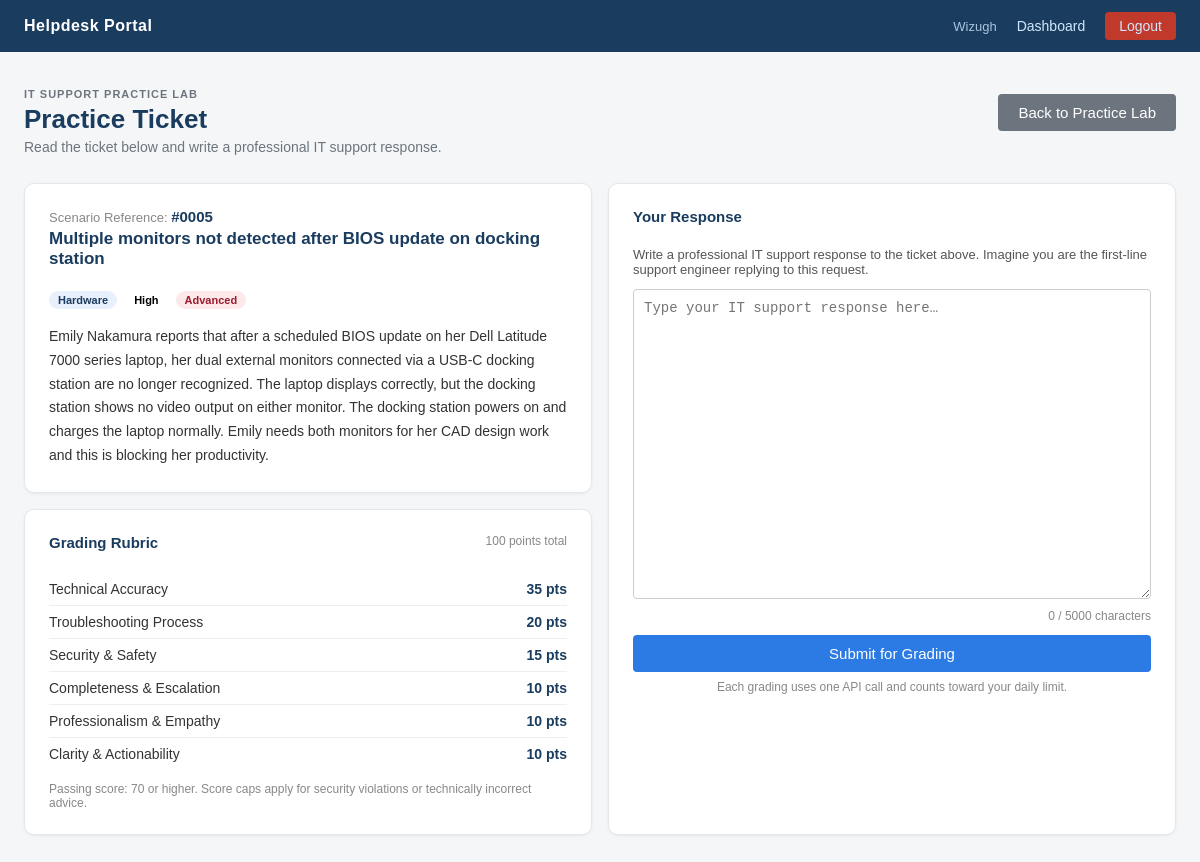
The page /admin/practice/scenario/5 (signed in) on the database its author committed.
### tables this page shows
CREATE TABLE practice_scenarios (
            id                       INTEGER PRIMARY KEY AUTOINCREMENT,
            title                    TEXT    NOT NULL,
            description              TEXT    NOT NULL,
            category                 TEXT    NOT NULL,
            priority                 TEXT    NOT NULL,
            difficulty               TEXT    NOT NULL,
            answer_key_json          TEXT    NOT NULL,
            generated_by             TEXT    NOT NULL,
            created_at               TEXT    NOT NULL,
            generation_input_tokens  INTEGER NOT NULL DEFAULT 0,
            generation_output_tokens INTEGER NOT NULL DEFAULT 0,
            generation_cost_usd      REAL    NOT NULL DEFAULT 0
        );

### app.py (the view)
@app.route('/admin/practice/scenario/<int:scenario_id>')
def practice_scenario(scenario_id):
    if not admin_is_authenticated():
        return redirect(url_for('login'))
    from services.claude_practice import _get_config
    cfg = _get_config()
    conn = get_db()
    scenario = conn.execute(
        'SELECT * FROM practice_scenarios WHERE id = ?', (scenario_id,)
    ).fetchone()
    conn.close()
    if scenario is None:
        return 'Scenario not found', 404
    if scenario['generated_by'] != session['user']:
        return 'Access denied', 403
    public = get_public_scenario(scenario)
    return render_template(
        'practice_scenario.html',
        scenario=public,
        max_chars=cfg["max_chars"],
    )

### app.py (called while the page is built)
def get_db():
    conn = sqlite3.connect(DB_PATH)
    conn.row_factory = sqlite3.Row
    conn.execute("PRAGMA foreign_keys = ON")
    return conn

def admin_is_authenticated():
    return session.get('role') == 'admin' and 'user' in session

def get_public_scenario(scenario_row):
    return {
        "id":          scenario_row["id"],
        "title":       scenario_row["title"],
        "description": scenario_row["description"],
        "category":    scenario_row["category"],
        "priority":    scenario_row["priority"],
        "difficulty":  scenario_row["difficulty"],
        "created_at":  scenario_row["created_at"],
    }

### services/claude_practice.py (called while the page is built)
def _get_config():
    return {
        "model":        os.environ.get("CLAUDE_MODEL", DEFAULT_MODEL),
        "budget":       float(os.environ.get("PRACTICE_BUDGET_USD",            DEFAULT_BUDGET_USD)),
        "max_chars":    int(  os.environ.get("PRACTICE_MAX_RESPONSE_CHARS",    DEFAULT_MAX_CHARS)),
        "daily_limit":  int(  os.environ.get("PRACTICE_DAILY_API_CALL_LIMIT",  DEFAULT_DAILY_LIMIT)),
        "input_price":  float(os.environ.get("CLAUDE_INPUT_COST_PER_MILLION",  DEFAULT_INPUT_PRICE)),
        "output_price": float(os.environ.get("CLAUDE_OUTPUT_COST_PER_MILLION", DEFAULT_OUTPUT_PRICE)),
    }

### templates/practice_scenario.html (shortened to what this page needs)
{% extends 'base.html' %}
{% block content %}
<div class="admin-page">
    <div class="admin-content">
        <div class="dashboard-header">
            <div class="dashboard-header-left">
                <span class="dashboard-eyebrow">IT SUPPORT PRACTICE LAB</span>
                <h1 class="dashboard-title">Practice Ticket</h1>
                <p class="dashboard-subtitle">
                    Read the ticket below and write a professional IT support response.
                </p>
            </div>
            <div class="dashboard-header-right">
                <a href="{{ url_for('admin_practice') }}" class="btn-secondary">Back to Practice Lab</a>
            </div>
        </div>
        <div class="practice-scenario-grid">
            <div>
                <div class="dashboard-card" style="margin-bottom:16px;">
                    <div class="card-header">
                        <div>
                            <p class="ticket-ref" style="margin:0 0 4px 0;">
                                Scenario Reference: <strong style="color:#1a3c5e;">#{{ '%04d'|format(scenario['id']) }}</strong>
                            </p>
                            <h2 class="card-title" style="font-size:17px;">{{ scenario['title'] }}</h2>
                        </div>
                    </div>
                    <div style="display:flex;gap:8px;flex-wrap:wrap;margin-bottom:16px;">
                        <span class="badge badge-category">{{ scenario['category'] }}</span>
                        <span class="badge badge-priority-{{ scenario['priority'] }}">{{ scenario['priority'] }}</span>
                        <span class="badge badge-difficulty-{{ scenario['difficulty'].lower() }}">{{ scenario['difficulty'] }}</span>
                    </div>
                    <p class="description-box" style="margin:0;">{{ scenario['description'] }}</p>
                </div>
                <div class="dashboard-card">
                    <div class="card-header">
                        <h2 class="card-title">Grading Rubric</h2>
                        <span class="card-subtitle">100 points total</span>
                    </div>
                    <table class="detail-table" style="width:100%;">
                        <tbody>
                            <tr>
                                <td style="padding:8px 0;font-size:14px;color:#333;">Technical Accuracy</td>
                                <td style="padding:8px 0;font-size:14px;text-align:right;font-weight:600;color:#1a3c5e;">35 pts</td>
                            </tr>
                            <tr>
                                <td style="padding:8px 0;font-size:14px;color:#333;">Troubleshooting Process</td>
                                <td style="padding:8px 0;font-size:14px;text-align:right;font-weight:600;color:#1a3c5e;">20 pts</td>
                            </tr>
                            <tr>
                                <td style="padding:8px 0;font-size:14px;color:#333;">Security &amp; Safety</td>
                                <td style="padding:8px 0;font-size:14px;text-align:right;font-weight:600;color:#1a3c5e;">15 pts</td>
                            </tr>
                            <tr>
                                <td style="padding:8px 0;font-size:14px;color:#333;">Completeness &amp; Escalation</td>
                                <td style="padding:8px 0;font-size:14px;text-align:right;font-weight:600;color:#1a3c5e;">10 pts</td>
                            </tr>
                            <tr>
                                <td style="padding:8px 0;font-size:14px;color:#333;">Professionalism &amp; Empathy</td>
                                <td style="padding:8px 0;font-size:14px;text-align:right;font-weight:600;color:#1a3c5e;">10 pts</td>
                            </tr>
                            <tr>
                                <td style="padding:8px 0;font-size:14px;color:#333;border-bottom:none;">Clarity &amp; Actionability</td>
                                <td style="padding:8px 0;font-size:14px;text-align:right;font-weight:600;color:#1a3c5e;border-bottom:none;">10 pts</td>
                            </tr>
                        </tbody>
                    </table>
                    <p style="margin:12px 0 0;font-size:12px;color:#888;">
                        Passing score: 70 or higher. Score caps apply for security violations or technically incorrect advice.
                    </p>
                </div>
            </div>
            <div class="dashboard-card">
                <div class="card-header">
                    <h2 class="card-title">Your Response</h2>
                </div>
                <p style="font-size:13px;color:#555;margin:0 0 12px 0;">
                    Write a professional IT support response to the ticket above.
                    Imagine you are the first-line support engineer replying to this request.
                </p>
                <form method="POST"
                      action="{{ url_for('practice_submit', scenario_id=scenario['id']) }}"
                      id="submit-form">
                    <textarea
                        name="response_text"
                        id="response_text"
                        rows="18"
                        maxlength="{{ max_chars }}"
                        placeholder="Type your IT support response here…"
                        required
                        style="margin-bottom:6px;"
                    ></textarea>
                    <div class="char-counter">
                        <span id="char-count">0</span> / {{ max_chars }} characters
                    </div>
                    <button type="submit"
                            class="btn"
                            id="submit-btn"
                            style="width:100%;margin-top:12px;">
                        Submit for Grading
                    </button>
                    <p style="font-size:12px;color:#888;margin:8px 0 0;text-align:center;">
                        Each grading uses one API call and counts toward your daily limit.
                    </p>
                </form>
            </div>
        </div>
    </div>
</div>
{% endblock %}

### templates/base.html (shortened to what this page needs)
<!DOCTYPE html>
<html>
<head>
    <link rel="stylesheet" href="{{ url_for('static', filename='style.css') }}">
</head>
<body>
    {% if session.get('user') %}
    <nav class="topnav">
        <span class="topnav-brand">Helpdesk Portal</span>
        <div class="topnav-right">
            <span class="topnav-user">{{ session['user'] }}</span>
            {% if session['role'] == 'admin' %}
                <a href="/admin">Dashboard</a>
            {% else %}
                <a href="/dashboard">Dashboard</a>
            {% endif %}
            <a href="/logout" class="topnav-logout">Logout</a>
        </div>
    </nav>
    {% endif %}
    {% block content %}{% endblock %}
</body>
</html>

### static/style.css (style rules this page uses)
body { font-family: Arial, sans-serif; background-color: #f4f4f4; margin: 0; padding: 0; }
.topnav { background-color: #1a3c5e; color: white; padding: 0 24px; height: 52px; display: flex; align-items: center; justify-content: space-between; }
.topnav-brand { font-weight: bold; font-size: 16px; letter-spacing: 0.5px; }
.topnav-right { display: flex; align-items: center; gap: 20px; }
.topnav-user { font-size: 13px; color: #a8c4e0; }
.topnav a { color: #d0e8ff; text-decoration: none; font-size: 14px; }
.topnav-logout { background-color: #c0392b; padding: 6px 14px; border-radius: 4px; font-size: 13px; }
h1 { margin-bottom: 24px; color: #333; }
a { color: #2c7be5; }
textarea { width: 100%; padding: 10px; margin-bottom: 16px; border: 1px solid #ccc; border-radius: 4px; font-size: 14px; box-sizing: border-box; resize: vertical; }
button { width: 100%; padding: 10px; background-color: #2c7be5; color: white; border: none; border-radius: 4px; font-size: 16px; cursor: pointer; }
.btn { display: inline-block; padding: 10px 20px; background-color: #2c7be5; color: white; border-radius: 4px; text-decoration: none; font-size: 15px; }
.btn-secondary { display: inline-block; padding: 10px 20px; background-color: #6c757d; color: white; border-radius: 4px; text-decoration: none; font-size: 15px; }
table { width: 100%; border-collapse: collapse; margin-top: 20px; }
th, td { padding: 12px; text-align: left; border-bottom: 1px solid #ddd; font-size: 14px; }
.ticket-ref { color: #888; font-size: 13px; margin-bottom: 4px; }
.ticket-ref strong { color: #2c7be5; font-size: 15px; }
.detail-table { width: 100%; border-collapse: collapse; }
.detail-table td { padding: 8px 0; font-size: 14px; border-bottom: 1px solid #eee; }
.description-box { font-size: 14px; line-height: 1.7; color: #333; white-space: pre-wrap; margin: 0; }
.admin-page { background-color: #f4f6f8; min-height: calc(100vh - 52px); padding: 36px 24px; box-sizing: border-box; }
.admin-content { max-width: 1280px; margin: 0 auto; }
.dashboard-header { display: flex; align-items: flex-start; justify-content: space-between; gap: 16px; margin-bottom: 28px; }
.dashboard-header-left { flex: 1; }
.dashboard-header-right { flex-shrink: 0; padding-top: 6px; }
.dashboard-eyebrow { display: block; font-size: 11px; font-weight: 700; letter-spacing: 1px; color: #6c757d; text-transform: uppercase; margin-bottom: 4px; }
.dashboard-title { margin: 0 0 4px 0; font-size: 26px; font-weight: 700; color: #1a3c5e; }
.dashboard-subtitle { margin: 0; font-size: 14px; color: #6c757d; }
.dashboard-card { background: #ffffff; border: 1px solid #e4e8ed; border-radius: 10px; padding: 24px; box-shadow: 0 1px 3px rgba(0, 0, 0, 0.06); }
.card-header { display: flex; align-items: flex-start; justify-content: space-between; gap: 12px; margin-bottom: 20px; }
.card-title { margin: 0 0 2px 0; font-size: 15px; font-weight: 600; color: #1a3c5e; text-transform: none; letter-spacing: normal; }
.card-subtitle { margin: 0; font-size: 12px; color: #888; }
.badge { display: inline-block; padding: 3px 9px; border-radius: 12px; font-size: 11px; font-weight: 600; text-transform: capitalize; white-space: nowrap; }
.badge-category { background: #e8f0fe; color: #1a3c5e; }
.badge-difficulty-advanced { background: #fde8ea; color: #9b1c2b; }
.practice-scenario-grid { display: grid; grid-template-columns: 1fr 1fr; gap: 16px; }
.char-counter { font-size: 12px; color: #888; text-align: right; }

### rows shown on the page
practice_scenarios: user "Wizugh", id "0005", title "Multiple monitors not detected after BIOS update on docking station", category "Hardware", priority "High", difficulty "Advanced", description "Emily Nakamura reports that after a scheduled BIOS update on her Dell Latitude 7000 series laptop, her dual external monitors connected via a USB-C docking station are no longer recognized. The laptop displays correctly, but the docking station shows no video output on either monitor. The docking station powers on and charges the laptop normally. Emily needs both monitors for her CAD design work and this is blocking her productivity."

### other values the page prints
{{ max_chars }} "5000"
